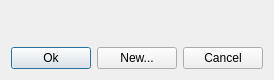
<?xml version="1.0" encoding="UTF-8"?>
<ui version="4.0">
 <class>QmitkConfirmSegmentationDialog</class>
 <widget class="QDialog" name="QmitkConfirmSegmentationDialog">
  <property name="geometry">
   <rect>
    <x>0</x>
    <y>0</y>
    <width>238</width>
    <height>80</height>
   </rect>
  </property>
  <property name="windowTitle">
   <string>Dialog</string>
  </property>
  <layout class="QVBoxLayout" name="verticalLayout">
   <item>
    <widget class="QLabel" name="m_lblDialogText">
     <property name="text">
      <string/>
     </property>
    </widget>
   </item>
   <item>
    <layout class="QHBoxLayout" name="horizontalLayout">
     <item>
      <widget class="QPushButton" name="m_btnOverwriteSegmentation">
       <property name="text">
        <string>Ok</string>
       </property>
      </widget>
     </item>
     <item>
      <widget class="QPushButton" name="m_btnNewSegmentation">
       <property name="text">
        <string>New...</string>
       </property>
      </widget>
     </item>
     <item>
      <widget class="QPushButton" name="m_btnCancel">
       <property name="text">
        <string>Cancel</string>
       </property>
      </widget>
     </item>
    </layout>
   </item>
  </layout>
 </widget>
 <resources/>
 <connections/>
</ui>
